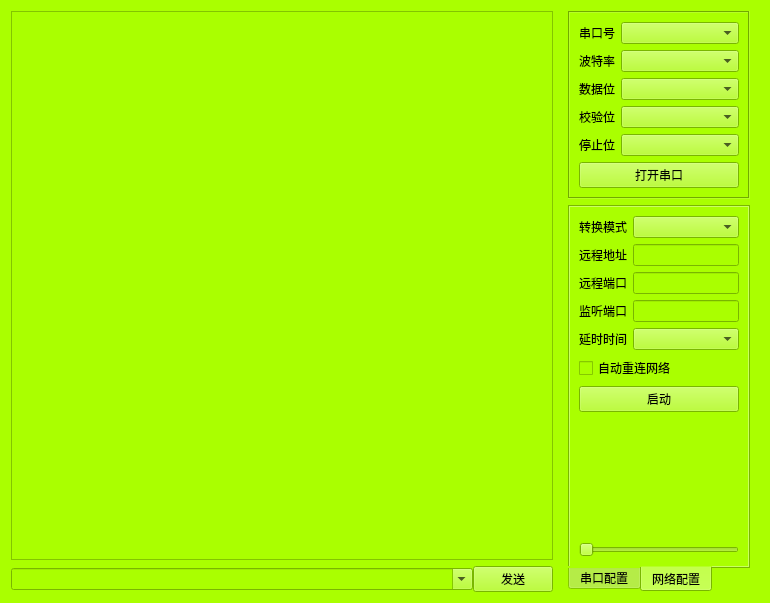
<?xml version="1.0" encoding="UTF-8"?>
<ui version="4.0">
 <class>Widget</class>
 <widget class="QWidget" name="Widget">
  <property name="geometry">
   <rect>
    <x>0</x>
    <y>0</y>
    <width>770</width>
    <height>603</height>
   </rect>
  </property>
  <property name="minimumSize">
   <size>
    <width>0</width>
    <height>0</height>
   </size>
  </property>
  <property name="tabletTracking">
   <bool>false</bool>
  </property>
  <property name="windowTitle">
   <string/>
  </property>
  <property name="styleSheet">
   <string notr="true">*{
	background-color: rgb(170, 255, 0);
}

</string>
  </property>
  <layout class="QGridLayout" name="gridLayout">
   <item row="0" column="0">
    <widget class="QTextEdit" name="textEdit">
     <property name="enabled">
      <bool>true</bool>
     </property>
     <property name="maximumSize">
      <size>
       <width>16777215</width>
       <height>16777215</height>
      </size>
     </property>
     <property name="readOnly">
      <bool>true</bool>
     </property>
    </widget>
   </item>
   <item row="0" column="1" rowspan="2">
    <widget class="QWidget" name="widget_2" native="true">
     <property name="sizePolicy">
      <sizepolicy hsizetype="Preferred" vsizetype="Preferred">
       <horstretch>0</horstretch>
       <verstretch>0</verstretch>
      </sizepolicy>
     </property>
     <property name="minimumSize">
      <size>
       <width>200</width>
       <height>580</height>
      </size>
     </property>
     <property name="maximumSize">
      <size>
       <width>200</width>
       <height>16777215</height>
      </size>
     </property>
     <layout class="QVBoxLayout" name="verticalLayout">
      <property name="topMargin">
       <number>0</number>
      </property>
      <property name="bottomMargin">
       <number>0</number>
      </property>
      <item>
       <widget class="QFrame" name="frame">
        <property name="frameShape">
         <enum>QFrame::Box</enum>
        </property>
        <property name="frameShadow">
         <enum>QFrame::Sunken</enum>
        </property>
        <layout class="QGridLayout" name="gridLayout_2">
         <property name="topMargin">
          <number>9</number>
         </property>
         <property name="spacing">
          <number>6</number>
         </property>
         <item row="5" column="0" colspan="2">
          <widget class="QPushButton" name="pushButton_2">
           <property name="text">
            <string>打开串口</string>
           </property>
          </widget>
         </item>
         <item row="2" column="0">
          <widget class="QLabel" name="label_3">
           <property name="text">
            <string>数据位</string>
           </property>
          </widget>
         </item>
         <item row="0" column="0">
          <widget class="QLabel" name="label">
           <property name="sizePolicy">
            <sizepolicy hsizetype="Fixed" vsizetype="Preferred">
             <horstretch>0</horstretch>
             <verstretch>0</verstretch>
            </sizepolicy>
           </property>
           <property name="frameShape">
            <enum>QFrame::NoFrame</enum>
           </property>
           <property name="frameShadow">
            <enum>QFrame::Plain</enum>
           </property>
           <property name="lineWidth">
            <number>1</number>
           </property>
           <property name="midLineWidth">
            <number>0</number>
           </property>
           <property name="text">
            <string>串口号</string>
           </property>
           <property name="textFormat">
            <enum>Qt::AutoText</enum>
           </property>
           <property name="wordWrap">
            <bool>false</bool>
           </property>
          </widget>
         </item>
         <item row="4" column="1">
          <widget class="QComboBox" name="comboBox_6"/>
         </item>
         <item row="2" column="1">
          <widget class="QComboBox" name="comboBox_4"/>
         </item>
         <item row="0" column="1">
          <widget class="QComboBox" name="comboBox_2"/>
         </item>
         <item row="4" column="0">
          <widget class="QLabel" name="label_5">
           <property name="text">
            <string>停止位</string>
           </property>
          </widget>
         </item>
         <item row="1" column="1">
          <widget class="QComboBox" name="comboBox_3"/>
         </item>
         <item row="1" column="0">
          <widget class="QLabel" name="label_2">
           <property name="sizePolicy">
            <sizepolicy hsizetype="Preferred" vsizetype="Preferred">
             <horstretch>0</horstretch>
             <verstretch>0</verstretch>
            </sizepolicy>
           </property>
           <property name="lineWidth">
            <number>1</number>
           </property>
           <property name="text">
            <string>波特率</string>
           </property>
          </widget>
         </item>
         <item row="3" column="1">
          <widget class="QComboBox" name="comboBox_5"/>
         </item>
         <item row="3" column="0">
          <widget class="QLabel" name="label_4">
           <property name="text">
            <string>校验位</string>
           </property>
          </widget>
         </item>
        </layout>
       </widget>
      </item>
      <item>
       <widget class="QTabWidget" name="tabWidget">
        <property name="tabPosition">
         <enum>QTabWidget::South</enum>
        </property>
        <property name="currentIndex">
         <number>1</number>
        </property>
        <widget class="QWidget" name="tab">
         <attribute name="title">
          <string>串口配置</string>
         </attribute>
         <layout class="QGridLayout" name="gridLayout_4">
          <item row="3" column="0">
           <widget class="QPushButton" name="pushButton_5">
            <property name="text">
             <string>停止显示</string>
            </property>
           </widget>
          </item>
          <item row="7" column="0">
           <spacer name="verticalSpacer">
            <property name="orientation">
             <enum>Qt::Vertical</enum>
            </property>
            <property name="sizeType">
             <enum>QSizePolicy::Expanding</enum>
            </property>
            <property name="sizeHint" stdset="0">
             <size>
              <width>20</width>
              <height>40</height>
             </size>
            </property>
           </spacer>
          </item>
          <item row="0" column="0">
           <layout class="QGridLayout" name="gridLayout_3">
            <item row="1" column="1">
             <widget class="QCheckBox" name="checkBox_4">
              <property name="text">
               <string>自动清空</string>
              </property>
             </widget>
            </item>
            <item row="0" column="1">
             <widget class="QCheckBox" name="checkBox_2">
              <property name="text">
               <string>Hex接收</string>
              </property>
             </widget>
            </item>
            <item row="2" column="0">
             <widget class="QCheckBox" name="checkBox_5">
              <property name="text">
               <string>自动发送</string>
              </property>
             </widget>
            </item>
            <item row="2" column="1">
             <widget class="QComboBox" name="comboBox_7"/>
            </item>
            <item row="0" column="0">
             <widget class="QCheckBox" name="checkBox">
              <property name="sizePolicy">
               <sizepolicy hsizetype="Fixed" vsizetype="Fixed">
                <horstretch>0</horstretch>
                <verstretch>0</verstretch>
               </sizepolicy>
              </property>
              <property name="text">
               <string>Hex发送</string>
              </property>
             </widget>
            </item>
            <item row="1" column="0">
             <widget class="QCheckBox" name="checkBox_3">
              <property name="text">
               <string>模拟设备</string>
              </property>
             </widget>
            </item>
            <item row="3" column="0">
             <widget class="QCheckBox" name="checkBox_6">
              <property name="text">
               <string>自动保存</string>
              </property>
             </widget>
            </item>
            <item row="3" column="1">
             <widget class="QComboBox" name="comboBox_8"/>
            </item>
           </layout>
          </item>
          <item row="6" column="0">
           <widget class="QPushButton" name="pushButton_8">
            <property name="text">
             <string>清空数据</string>
            </property>
           </widget>
          </item>
          <item row="1" column="0">
           <widget class="QPushButton" name="pushButton_3">
            <property name="text">
             <string>发送:0字节</string>
            </property>
           </widget>
          </item>
          <item row="2" column="0">
           <widget class="QPushButton" name="pushButton_4">
            <property name="text">
             <string>接收:0字节</string>
            </property>
           </widget>
          </item>
          <item row="5" column="0">
           <widget class="QPushButton" name="pushButton_7">
            <property name="text">
             <string>管理数据</string>
            </property>
           </widget>
          </item>
          <item row="4" column="0">
           <widget class="QPushButton" name="pushButton_6">
            <property name="text">
             <string>保存数据</string>
            </property>
           </widget>
          </item>
         </layout>
        </widget>
        <widget class="QWidget" name="tab_2">
         <attribute name="title">
          <string>网络配置</string>
         </attribute>
         <layout class="QGridLayout" name="gridLayout_6">
          <item row="2" column="2">
           <widget class="QPushButton" name="pushButton_9">
            <property name="text">
             <string>启动</string>
            </property>
           </widget>
          </item>
          <item row="0" column="2">
           <layout class="QGridLayout" name="gridLayout_5">
            <item row="1" column="0">
             <widget class="QLabel" name="label_7">
              <property name="text">
               <string>远程地址</string>
              </property>
             </widget>
            </item>
            <item row="0" column="1">
             <widget class="QComboBox" name="comboBox_9"/>
            </item>
            <item row="2" column="1">
             <widget class="QLineEdit" name="lineEdit_2"/>
            </item>
            <item row="3" column="1">
             <widget class="QLineEdit" name="lineEdit_3"/>
            </item>
            <item row="2" column="0">
             <widget class="QLabel" name="label_8">
              <property name="text">
               <string>远程端口</string>
              </property>
             </widget>
            </item>
            <item row="3" column="0">
             <widget class="QLabel" name="label_9">
              <property name="text">
               <string>监听端口</string>
              </property>
             </widget>
            </item>
            <item row="4" column="0">
             <widget class="QLabel" name="label_10">
              <property name="text">
               <string>延时时间</string>
              </property>
             </widget>
            </item>
            <item row="1" column="1">
             <widget class="QLineEdit" name="lineEdit"/>
            </item>
            <item row="0" column="0">
             <widget class="QLabel" name="label_6">
              <property name="text">
               <string>转换模式</string>
              </property>
             </widget>
            </item>
            <item row="4" column="1">
             <widget class="QComboBox" name="comboBox_10"/>
            </item>
           </layout>
          </item>
          <item row="3" column="2">
           <spacer name="verticalSpacer_2">
            <property name="orientation">
             <enum>Qt::Vertical</enum>
            </property>
            <property name="sizeHint" stdset="0">
             <size>
              <width>20</width>
              <height>40</height>
             </size>
            </property>
           </spacer>
          </item>
          <item row="1" column="2">
           <widget class="QCheckBox" name="checkBox_7">
            <property name="text">
             <string>自动重连网络</string>
            </property>
           </widget>
          </item>
          <item row="4" column="2">
           <widget class="QSlider" name="horizontalSlider">
            <property name="orientation">
             <enum>Qt::Horizontal</enum>
            </property>
           </widget>
          </item>
         </layout>
        </widget>
       </widget>
      </item>
     </layout>
    </widget>
   </item>
   <item row="1" column="0">
    <widget class="QWidget" name="widget" native="true">
     <property name="maximumSize">
      <size>
       <width>16777215</width>
       <height>16777215</height>
      </size>
     </property>
     <layout class="QHBoxLayout" name="horizontalLayout">
      <property name="spacing">
       <number>0</number>
      </property>
      <property name="leftMargin">
       <number>0</number>
      </property>
      <property name="topMargin">
       <number>0</number>
      </property>
      <property name="rightMargin">
       <number>0</number>
      </property>
      <property name="bottomMargin">
       <number>0</number>
      </property>
      <item>
       <widget class="QComboBox" name="comboBox">
        <property name="sizePolicy">
         <sizepolicy hsizetype="Ignored" vsizetype="Fixed">
          <horstretch>0</horstretch>
          <verstretch>0</verstretch>
         </sizepolicy>
        </property>
        <property name="minimumSize">
         <size>
          <width>0</width>
          <height>0</height>
         </size>
        </property>
        <property name="maximumSize">
         <size>
          <width>16777215</width>
          <height>16777215</height>
         </size>
        </property>
        <property name="editable">
         <bool>true</bool>
        </property>
       </widget>
      </item>
      <item>
       <widget class="QPushButton" name="pushButton_1">
        <property name="minimumSize">
         <size>
          <width>80</width>
          <height>0</height>
         </size>
        </property>
        <property name="maximumSize">
         <size>
          <width>80</width>
          <height>16777215</height>
         </size>
        </property>
        <property name="text">
         <string>发送</string>
        </property>
       </widget>
      </item>
     </layout>
    </widget>
   </item>
  </layout>
 </widget>
 <resources/>
 <connections/>
</ui>
